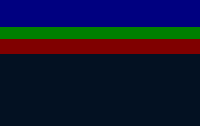
            <widget class="QWidget" name="holderAE" native="true">
             <property name="sizePolicy">
              <sizepolicy hsizetype="Preferred" vsizetype="Preferred">
               <horstretch>27</horstretch>
               <verstretch>0</verstretch>
              </sizepolicy>
             </property>
             <property name="styleSheet">
              <string notr="true">background:rgb(12,68,136)
</string>
             </property>
             <layout class="QVBoxLayout" name="verticalLayout_4">
              <property name="spacing">
               <number>0</number>
              </property>
              <property name="leftMargin">
               <number>0</number>
              </property>
              <property name="topMargin">
               <number>0</number>
              </property>
              <property name="rightMargin">
               <number>0</number>
              </property>
              <property name="bottomMargin">
               <number>0</number>
              </property>
              <item>
               <widget class="dmiLabel" name="fieldA1" native="true">
                <property name="sizePolicy">
                 <sizepolicy hsizetype="Preferred" vsizetype="Preferred">
                  <horstretch>0</horstretch>
                  <verstretch>54</verstretch>
                 </sizepolicy>
                </property>
                <property name="minimumSize">
                 <size>
                  <width>27</width>
                  <height>27</height>
                 </size>
                </property>
                <property name="baseSize">
                 <size>
                  <width>0</width>
                  <height>0</height>
                 </size>
                </property>
                <property name="styleSheet">
                 <string notr="true">background:rgb(0,0,128)
</string>
                </property>
               </widget>
              </item>
              <item>
               <widget class="dmiLabel" name="fieldA4" native="true">
                <property name="sizePolicy">
                 <sizepolicy hsizetype="Preferred" vsizetype="Preferred">
                  <horstretch>0</horstretch>
                  <verstretch>25</verstretch>
                 </sizepolicy>
                </property>
                <property name="minimumSize">
                 <size>
                  <width>27</width>
                  <height>12</height>
                 </size>
                </property>
                <property name="baseSize">
                 <size>
                  <width>0</width>
                  <height>0</height>
                 </size>
                </property>
                <property name="styleSheet">
                 <string notr="true">background:rgb(0,128,0)
</string>
                </property>
               </widget>
              </item>
              <item>
               <widget class="dmiLabel" name="fieldA3" native="true">
                <property name="sizePolicy">
                 <sizepolicy hsizetype="Preferred" vsizetype="Preferred">
                  <horstretch>0</horstretch>
                  <verstretch>221</verstretch>
                 </sizepolicy>
                </property>
                <property name="minimumSize">
                 <size>
                  <width>27</width>
                  <height>15</height>
                 </size>
                </property>
                <property name="baseSize">
                 <size>
                  <width>0</width>
                  <height>0</height>
                 </size>
                </property>
                <property name="styleSheet">
                 <string notr="true">background:rgb(128,0,0)
</string>
                </property>
               </widget>
              </item>
              <item>
               <widget class="dmiLabel" name="fieldC8" native="true">
                <property name="sizePolicy">
                 <sizepolicy hsizetype="Preferred" vsizetype="Preferred">
                  <horstretch>0</horstretch>
                  <verstretch>25</verstretch>
                 </sizepolicy>
                </property>
                <property name="minimumSize">
                 <size>
                  <width>27</width>
                  <height>12</height>
                 </size>
                </property>
                <property name="baseSize">
                 <size>
                  <width>0</width>
                  <height>0</height>
                 </size>
                </property>
                <property name="styleSheet">
                 <string notr="true">background:rgb(3,17,34)
</string>
                </property>
               </widget>
              </item>
              <item>
               <widget class="dmiLabel" name="fieldC9" native="true">
                <property name="sizePolicy">
                 <sizepolicy hsizetype="Preferred" vsizetype="Preferred">
                  <horstretch>0</horstretch>
                  <verstretch>25</verstretch>
                 </sizepolicy>
                </property>
                <property name="minimumSize">
                 <size>
                  <width>27</width>
                  <height>12</height>
                 </size>
                </property>
                <property name="baseSize">
                 <size>
                  <width>0</width>
                  <height>0</height>
                 </size>
                </property>
                <property name="styleSheet">
                 <string notr="true">background:rgb(3,17,34)
</string>
                </property>
               </widget>
              </item>
              <item>
               <widget class="dmiLabel" name="fieldE3" native="true">
                <property name="sizePolicy">
                 <sizepolicy hsizetype="Preferred" vsizetype="Preferred">
                  <horstretch>0</horstretch>
                  <verstretch>25</verstretch>
                 </sizepolicy>
                </property>
                <property name="minimumSize">
                 <size>
                  <width>27</width>
                  <height>12</height>
                 </size>
                </property>
                <property name="baseSize">
                 <size>
                  <width>0</width>
                  <height>0</height>
                 </size>
                </property>
                <property name="styleSheet">
                 <string notr="true">background:rgb(3,17,34)
</string>
                </property>
               </widget>
              </item>
              <item>
               <widget class="dmiLabel" name="fieldE4" native="true">
                <property name="sizePolicy">
                 <sizepolicy hsizetype="Preferred" vsizetype="Preferred">
                  <horstretch>0</horstretch>
                  <verstretch>25</verstretch>
                 </sizepolicy>
                </property>
                <property name="minimumSize">
                 <size>
                  <width>27</width>
                  <height>12</height>
                 </size>
                </property>
                <property name="baseSize">
                 <size>
                  <width>0</width>
                  <height>0</height>
                 </size>
                </property>
                <property name="styleSheet">
                 <string notr="true">background:rgb(3,17,34)
</string>
                </property>
               </widget>
              </item>
              <item>
               <widget class="dmiLabel" name="fieldE1" native="true">
                <property name="sizePolicy">
                 <sizepolicy hsizetype="Preferred" vsizetype="Preferred">
                  <horstretch>0</horstretch>
                  <verstretch>25</verstretch>
                 </sizepolicy>
                </property>
                <property name="minimumSize">
                 <size>
                  <width>27</width>
                  <height>12</height>
                 </size>
                </property>
                <property name="baseSize">
                 <size>
                  <width>0</width>
                  <height>0</height>
                 </size>
                </property>
                <property name="styleSheet">
                 <string notr="true">background:rgb(3,17,34)
</string>
                </property>
               </widget>
              </item>
              <item>
               <widget class="dmiLabel" name="fieldE2" native="true">
                <property name="sizePolicy">
                 <sizepolicy hsizetype="Preferred" vsizetype="Preferred">
                  <horstretch>0</horstretch>
                  <verstretch>25</verstretch>
                 </sizepolicy>
                </property>
                <property name="minimumSize">
                 <size>
                  <width>27</width>
                  <height>12</height>
                 </size>
                </property>
                <property name="baseSize">
                 <size>
                  <width>0</width>
                  <height>0</height>
                 </size>
                </property>
                <property name="styleSheet">
                 <string notr="true">background:rgb(3,17,34)
</string>
                </property>
               </widget>
              </item>
             </layout>
            </widget>
